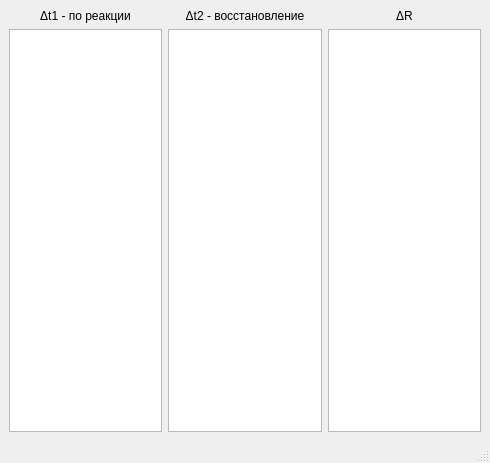
<?xml version="1.0" encoding="UTF-8"?>
<ui version="4.0">
 <class>deltaWin</class>
 <widget class="QMainWindow" name="deltaWin">
  <property name="geometry">
   <rect>
    <x>0</x>
    <y>0</y>
    <width>490</width>
    <height>463</height>
   </rect>
  </property>
  <property name="windowTitle">
   <string>MainWindow</string>
  </property>
  <widget class="QWidget" name="centralwidget">
   <layout class="QGridLayout" name="gridLayout">
    <item row="1" column="0">
     <widget class="QListWidget" name="list1"/>
    </item>
    <item row="1" column="1">
     <widget class="QListWidget" name="list2"/>
    </item>
    <item row="1" column="2">
     <widget class="QListWidget" name="list3"/>
    </item>
    <item row="0" column="0">
     <widget class="QLabel" name="label">
      <property name="text">
       <string>Δt1 - по реакции</string>
      </property>
      <property name="alignment">
       <set>Qt::AlignCenter</set>
      </property>
     </widget>
    </item>
    <item row="0" column="1">
     <widget class="QLabel" name="label_2">
      <property name="text">
       <string>Δt2 - восстановление</string>
      </property>
      <property name="alignment">
       <set>Qt::AlignCenter</set>
      </property>
     </widget>
    </item>
    <item row="0" column="2">
     <widget class="QLabel" name="label_3">
      <property name="text">
       <string>ΔR</string>
      </property>
      <property name="alignment">
       <set>Qt::AlignCenter</set>
      </property>
     </widget>
    </item>
   </layout>
  </widget>
  <widget class="QMenuBar" name="menubar">
   <property name="geometry">
    <rect>
     <x>0</x>
     <y>0</y>
     <width>490</width>
     <height>21</height>
    </rect>
   </property>
  </widget>
  <widget class="QStatusBar" name="statusbar"/>
 </widget>
 <resources/>
 <connections/>
</ui>
